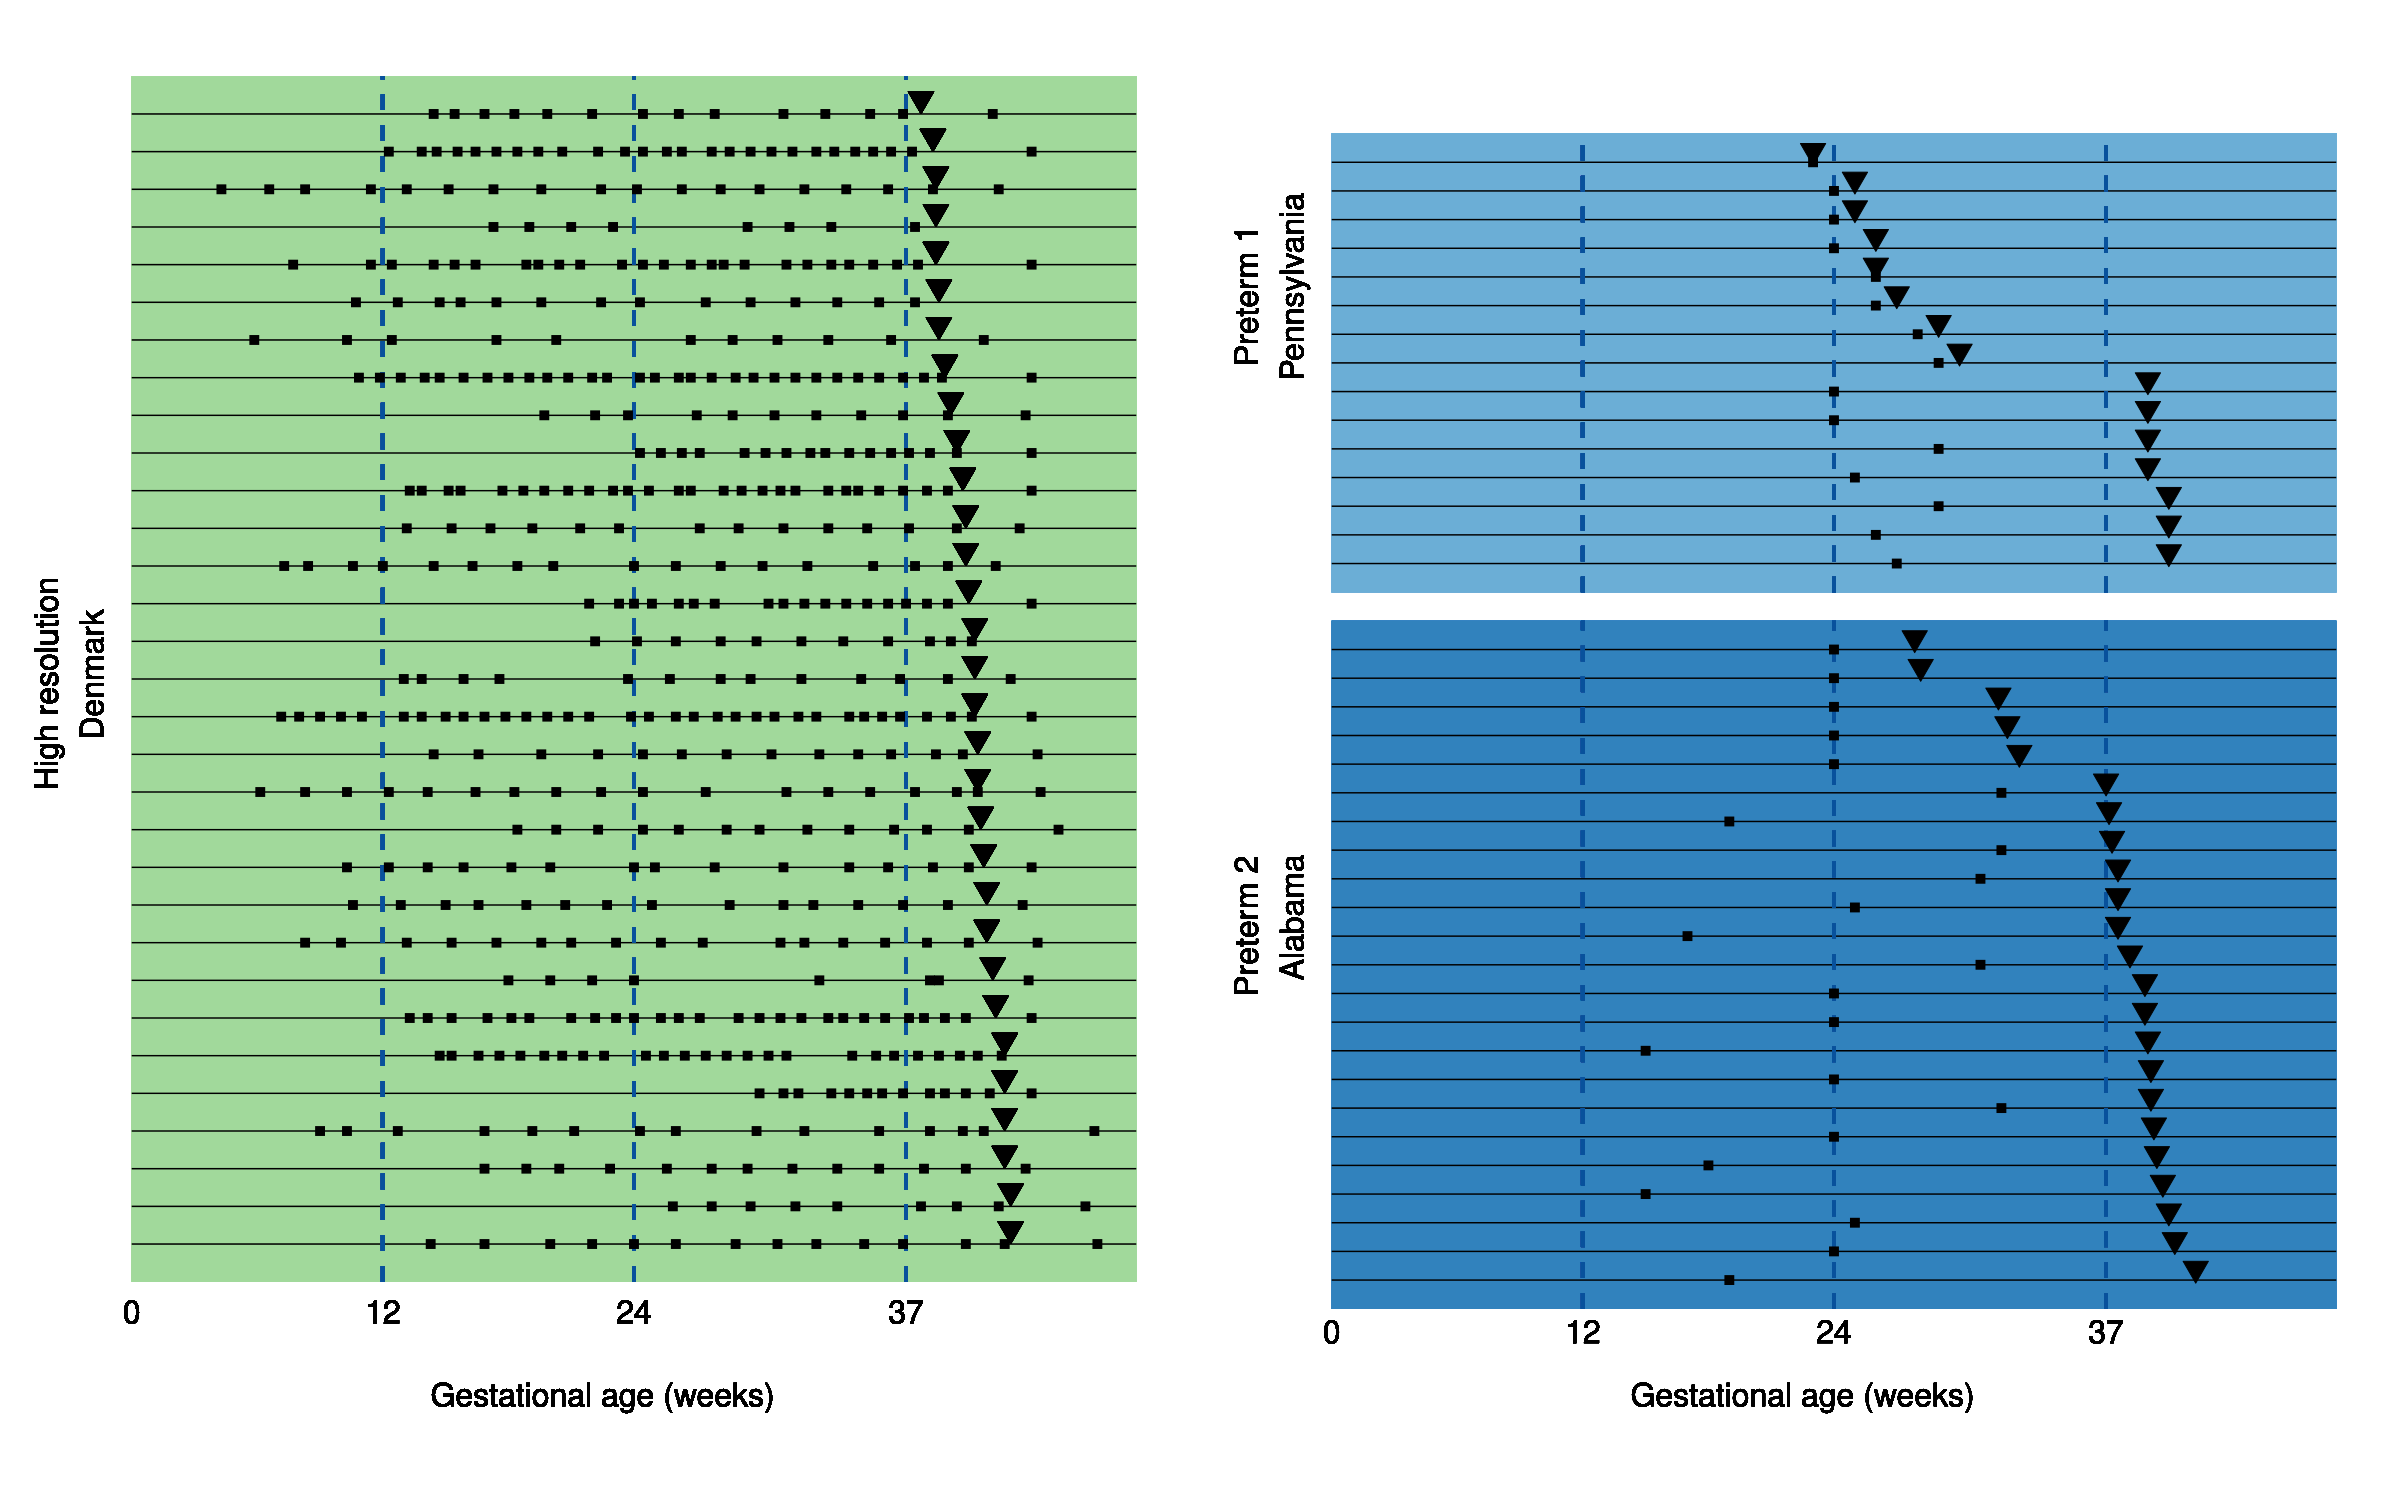

Write R code to recreate this figure.
library(plyr)
library(dplyr)
library(ggplot2)
library(reshape2)
library(cowplot)

#Set working directory
mainDir = '' #CHANGE this to reflect the main directory you've selected
setwd(mainDir)

#Source scripts
source('plot_theme.R')
source('load_data.R')

#Load data
load('counts_gene_lists.RData')

#Load data
counts_all = load_process_qPCR(counts_per_mL_all, genes_6922AC, is_classification = FALSE, filter_5695 = FALSE)
counts_all$cohort = factor(counts_all$cohort)
counts_all$dCD = round(counts_all$dCD)

#Separate cohorts
danish = counts_all %>% filter(cohort == "Danish") %>% select(sample_id, patient, ga, delivery)
penn = counts_all %>% filter(cohort == "PT_Penn" | cohort == 'T_Penn') %>% select(sample_id, ga, delivery)
penn = rbind(penn, data.frame(sample_id = c('T_Penn_16', 'T_Penn_27'), ga = c(26,29), delivery = c(40,40))) #Add two samples that are part of RNASeq but not qPCR
uab = counts_all %>% filter(cohort == 'PT_UAB' | cohort == 'T_UAB') %>% select(sample_id, ga, delivery)

#Select unique patients
patients = unique(danish %>% select(patient))
danish$patient = reorder(danish$patient, -danish$delivery)

#Order Data
for (p in patients[,1]) {
  danish$patID[danish$patient==p] = match(p, levels(danish$patient))
}

penn$patient = rownames(penn)
penn$patient = reorder(penn$patient, -penn$delivery)

for (row in penn$patient) {
  penn$patID[penn$patient==row] = match(row, levels(penn$patient))
}

uab$patient = rownames(uab)
uab$patient = reorder(uab$patient, -uab$delivery)

for (row in uab$patient) {
  uab$patID[uab$patient==row] = match(row, levels(uab$patient))
}

unique_patID = data.frame(patID = unique(danish$patID))

#Plot
plot_sampling_danish =  ggplot(danish) +
  geom_rect(aes(xmin = 0, xmax = 48, ymin = 0, ymax = 32), fill = '#a1d99b') +
  geom_segment(data = unique_patID, aes(x = 0, xend = 48, y = patID, yend = patID), color = 'black') +
  geom_segment(aes(x = 12, y = 0, xend = 12, yend = 32), linetype = 'dashed', color = '#08519c', size = 1.3) +
  geom_segment(aes(x = 24, y = 0, xend = 24, yend = 32), linetype = 'dashed', color = '#08519c', size = 1.3) +
  geom_segment(aes(x = 37, y = 0, xend = 37, yend = 32), linetype = 'dashed', color = '#08519c', size = 1.3) +
  geom_point(aes(x=delivery, y=patID+0.4), size = 6, shape = 25, color = 'black', fill = 'black') +
  geom_point(aes(x=ga, y=patID), fill = 'black', color = 'black', size = 3, shape = 15) +
  geom_text(aes(label = '0', x=0, y=-0.8), size = 8) +
  geom_text(aes(label = '12', x=12, y=-0.8), size = 8) +
  geom_text(aes(label = '24', x=24, y=-0.8), size = 8) +
  geom_text(aes(label = '37', x=37, y=-0.8), size = 8) +
  geom_text(aes(label = 'High resolution \n Denmark', x=-3, y=16), size = 8, angle = 90) +
  geom_text(aes(label = 'Gestational age (weeks)', x = 22.5, y = -3), size = 8) +
  coord_cartesian(xlim = c(-3,48), ylim = c(-3,32)) +
  theme_pub() +
  theme(
    axis.line.y = element_blank(),
    axis.ticks.y = element_blank(),
    axis.text.y = element_blank(),
    axis.title.y = element_blank(),
    axis.line.x = element_blank(),
    axis.ticks.x = element_blank(),
    axis.text.x = element_blank()
  ) +
  labs(x='')

penn$patID = penn$patID+25

penn_uab = rbind(uab, penn)

plot_sampling_penn_uab =  ggplot(penn_uab) +
  geom_rect(aes(xmin = 0, xmax = 48, ymin = 25, ymax = 41), fill = '#6baed6') +
  geom_rect(aes(xmin = 0, xmax = 48, ymin = 0, ymax = 24), fill = '#3182bd') +
  geom_segment(aes(x = 0, xend = 48, y = penn_uab$patID, yend = penn_uab$patID), color = 'black') +
  geom_segment(aes(x = 12, y = 0, xend = 12, yend = 24), linetype = 'dashed', color = '#08519c', size = 1.3) +
  geom_segment(aes(x = 12, y = 25, xend = 12, yend = 41), linetype = 'dashed', color = '#08519c', size = 1.3) +
  geom_segment(aes(x = 24, y = 0, xend = 24, yend = 24), linetype = 'dashed', color = '#08519c', size = 1.3) +
  geom_segment(aes(x = 24, y = 25, xend = 24, yend = 41), linetype = 'dashed', color = '#08519c', size = 1.3) +
  geom_segment(aes(x = 37, y = 0, xend = 37, yend = 24), linetype = 'dashed', color = '#08519c', size = 1.3) +
  geom_segment(aes(x = 37, y = 25  , xend = 37, yend = 41), linetype = 'dashed', color = '#08519c', size = 1.3) +
  geom_point(aes(x=delivery, y=patID+0.4), size = 6, shape = 25, color = 'black', fill = 'black') +
  geom_point(aes(x=ga, y=patID), fill = 'black', color = 'black', size = 3, shape = 15) +
  geom_text(aes(label = '0', x=0, y=-0.8), size = 8) +
  geom_text(aes(label = '12', x=12, y=-0.8), size = 8) +
  geom_text(aes(label = '24', x=24, y=-0.8), size = 8) +
  geom_text(aes(label = '37', x=37, y=-0.8), size = 8) +
  geom_text(aes(label = 'Preterm 1 \n Pennsylvania', x=-3, y=35.5), size = 8, angle = 90) +
  geom_text(aes(label = 'Preterm 2 \n Alabama', x=-3, y=13.5), size = 8, angle = 90) +
  geom_text(aes(label = 'Gestational age (weeks)', x = 22.5, y = -3), size = 8) +
  coord_cartesian(xlim = c(-3,48), ylim = c(-3,43)) +
  theme_pub() +
  theme(
    axis.line.y = element_blank(),
    axis.ticks.y = element_blank(),
    axis.text.y = element_blank(),
    axis.title.y = element_blank(),
    axis.line.x = element_blank(),
    axis.ticks.x = element_blank(),
    axis.text.x = element_blank()
  ) +
  labs(x='')

grid = plot_grid(plot_sampling_danish, plot_sampling_penn_uab, align = 'h')
pdf(file = 'fig_1/fig_1.pdf', width = 24, height = 15, useDingbats = FALSE)
print(grid)
dev.off()
